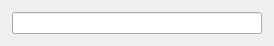
<?xml version="1.0" encoding="UTF-8"?>
<ui version="4.0">
 <class>BarcodeDialog</class>
 <widget class="QDialog" name="BarcodeDialog">
  <property name="geometry">
   <rect>
    <x>0</x>
    <y>0</y>
    <width>274</width>
    <height>46</height>
   </rect>
  </property>
  <property name="sizePolicy">
   <sizepolicy hsizetype="Fixed" vsizetype="Fixed">
    <horstretch>0</horstretch>
    <verstretch>0</verstretch>
   </sizepolicy>
  </property>
  <property name="windowTitle">
   <string>TurnFix - Barcode-Eingabe</string>
  </property>
  <property name="windowIcon">
   <iconset resource="../resources/TurnFix.qrc">
    <normaloff>:/appicons/icon.png</normaloff>:/appicons/icon.png</iconset>
  </property>
  <layout class="QGridLayout" name="gridLayout">
   <item row="0" column="0">
    <widget class="QLineEdit" name="txt_code">
     <property name="minimumSize">
      <size>
       <width>250</width>
       <height>0</height>
      </size>
     </property>
     <property name="maximumSize">
      <size>
       <width>250</width>
       <height>16777215</height>
      </size>
     </property>
    </widget>
   </item>
  </layout>
 </widget>
 <resources>
  <include location="../resources/TurnFix.qrc"/>
 </resources>
 <connections/>
</ui>
